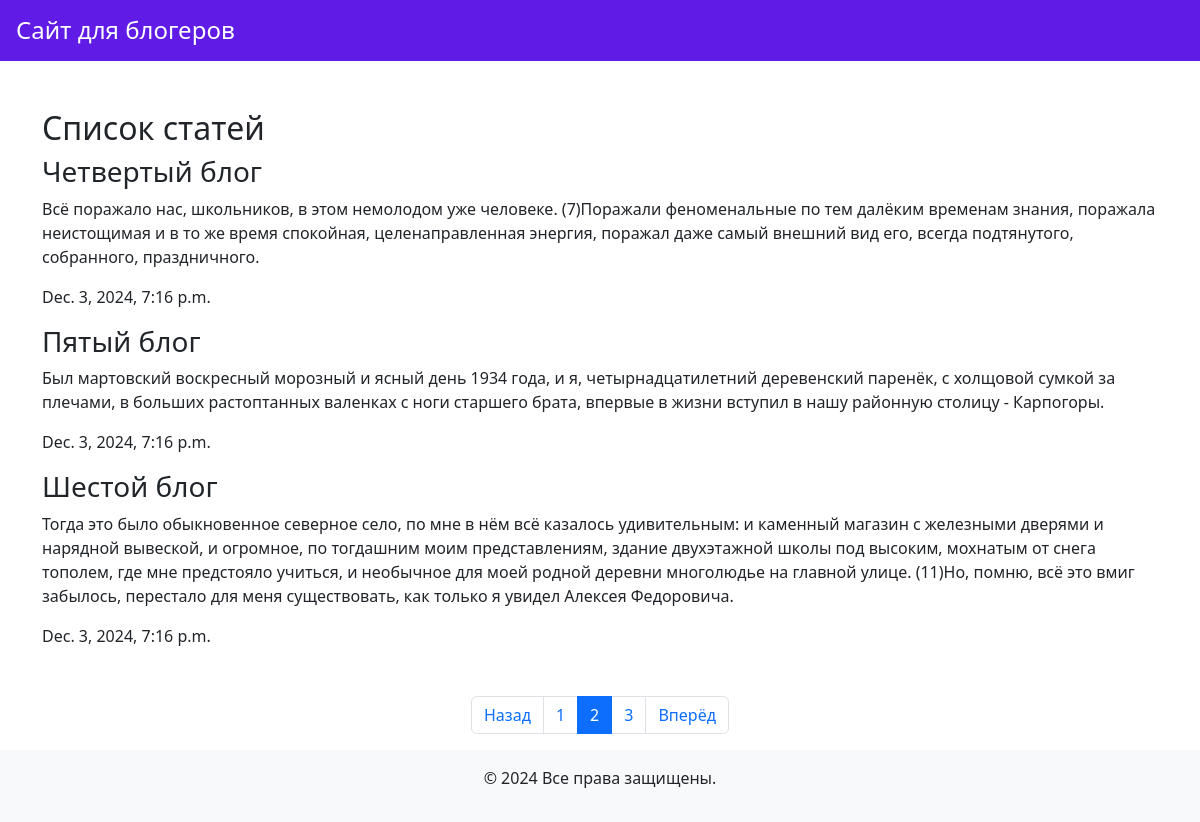
Screenshot of /?page=2 with the database file from the repository.
### testapp/models.py (models this page shows, shortened)
class Post(models.Model):
    title = models.CharField(max_length=200)
    content = models.TextField()
    created_at = models.DateTimeField(auto_now_add=True)

### testapp/views.py (the view)
# urls.py: path('', views.index),
def index(request):
    posts = Post.objects.all().order_by('created_at')
    paginator = Paginator(posts, 3)
    page_number = request.GET.get('page', 1)
    page_obj = paginator.get_page(page_number)
    return render(request, 'index.html', {'page_obj': page_obj})

### templates/index.html (shortened to what this page needs)
<!DOCTYPE html>
<html lang="en">
<head>
    <link
            href="https://cdn.jsdelivr.net/npm/bootstrap@5.3.0-alpha3/dist/css/bootstrap.min.css"
            rel="stylesheet">
</head>
<body>
<header class="p-3" style="background-color: #601ce6;">
    <div>
        <h1 class="h4 m-0">
    <a href="/" class="text-white text-decoration-none">Сайт для блогеров</a>
    </h1>
    </div>
</header>
<main class="container my-5">
    {% block content %}
    <h2>Список cтатей</h2>
    {% for posts in page_obj %}
        <h3>{{ posts.title }}</h3>
        <p>{{ posts.content }}</p>
        <p>{{ posts.created_at }}</p>
    {% endfor %}
    {% endblock %}
</main>
<nav class="mt-4">
<ul class="pagination justify-content-center">
    {% if page_obj.has_previous %}
    <li class="page-item">
        <a class="page-link" href="?page={{page_obj.previous_page_number }}">Назад</a></li>
    {% else %}
        <li class="page-item disabled">
        <span class="page-link">Назад</span></li>
    {% endif %}
{% for num in page_obj.paginator.page_range %}
    {% if num == page_obj.number %}
        <li class="page-item active">
        <span class="page-link">{{ num }}</span></li>
    {% elif num > page_obj.number|add:-2 and num < page_obj.number|add:2 %}
        <li class="page-item">
            <a class="page-link" href="?page={{ num }}">{{ num }}</a></li>
    {% endif %}
{% endfor %}
{% if page_obj.has_next %}
    <li class="page-item">
        <a class="page-link" href="?page={{ page_obj.next_page_number }}">Вперёд</a></li>
    {% else %}
    <li class="page-item disabled">
        <span class="page-link">Вперёд</span></li>
    {% endif %}
</ul>
</nav>
<footer class="bg-light text-center py-3">
    <p>© 2024 Все права защищены.</p></footer>
</body>
</html>

### rows the page displays
Post: title "Четвертый блог", content "Всё поражало нас, школьников, в этом немолодом уже человеке. (7)Поражали феноменальные по тем далёким временам знания, поражала неистощимая и в то же время спокойная, целенаправленная энергия, поражал даже самый внешний вид его, всегда подтянутого, собранного, праздничного.", created_at "Dec. 3, 2024, 7:16 p.m."
Post: title "Пятый блог", content "Был мартовский воскресный морозный и ясный день 1934 года, и я, четырнадцатилетний деревенский паренёк, с холщовой сумкой за плечами, в больших растоптанных валенках с ноги старшего брата, впервые в жизни вступил в нашу районную столицу - Карпогоры.", created_at "Dec. 3, 2024, 7:16 p.m."
Post: title "Шестой блог", content "Тогда это было обыкновенное северное село, по мне в нём всё казалось удивительным: и каменный магазин с железными дверями и нарядной вывеской, и огромное, по тогдашним моим представлениям, здание двухэтажной школы под высоким, мохнатым от снега тополем, где мне предстояло учиться, и необычное для моей родной деревни многолюдье на главной улице. (11)Но, помню, всё это вмиг забылось, перестало для меня существовать, как только я увидел Алексея Федоровича.", created_at "Dec. 3, 2024, 7:16 p.m."

### other values shown
{{ num }} "1" "3"
{{ num }} "2"
